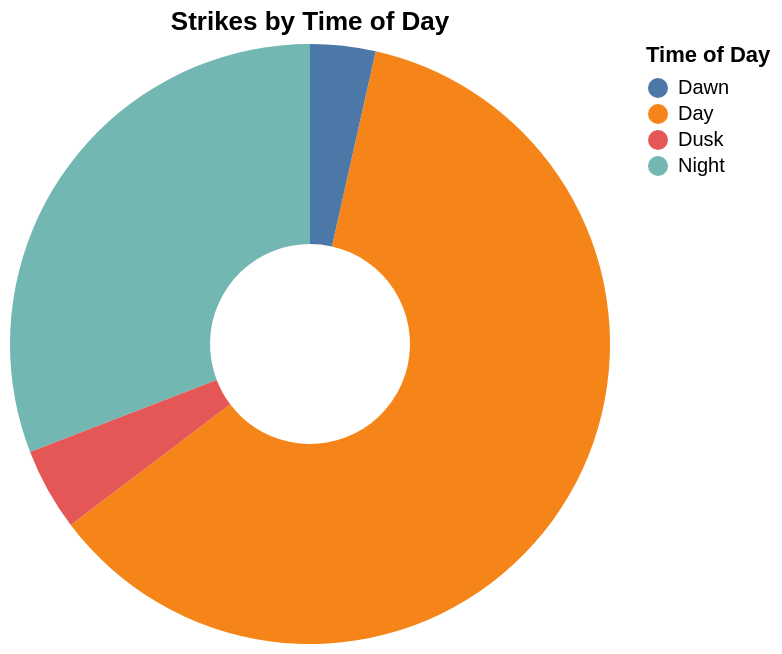

Write notebook code for a chart like this one.
### Code cell
tod_chart = alt.Chart(time_of_day_strikes).mark_arc(innerRadius=50).encode(
    theta=alt.Theta(field="strike_amount", type="quantitative"),
    color=alt.Color(field="time_of_day", type="nominal", title="Time of Day"),
    tooltip=['time_of_day', 'strike_amount']
).properties(
    title='Strikes by Time of Day',
    width=300,
    height=300
)

tod_chart.display()

### Figure 1 — Vega-Lite specification as saved in the notebook (floating-point values rounded to 4 significant figures)
{"config": {"view": {"continuousWidth": 300, "continuousHeight": 300}}, "data": {"name": "data-c3e4fb05040f62aff5aae67f452e2af9"}, "mark": {"type": "arc", "innerRadius": 50}, "encoding": {"color": {"field": "time_of_day", "title": "Time of Day", "type": "nominal"}, "theta": {"field": "strike_amount", "type": "quantitative"}, "tooltip": [{"field": "time_of_day", "type": "nominal"}, {"field": "strike_amount", "type": "quantitative"}]}, "height": 300, "title": "Strikes by Time of Day", "width": 300, "$schema": "https://vega.github.io/schema/vega-lite/v6.1.0.json", "datasets": {"data-c3e4fb05040f62aff5aae67f452e2af9": [{"time_of_day": "Day", "strike_amount": 105476}, {"time_of_day": "Night", "strike_amount": 53203}, {"time_of_day": "Dusk", "strike_amount": 7669}, {"time_of_day": "Dawn", "strike_amount": 6059}]}}
